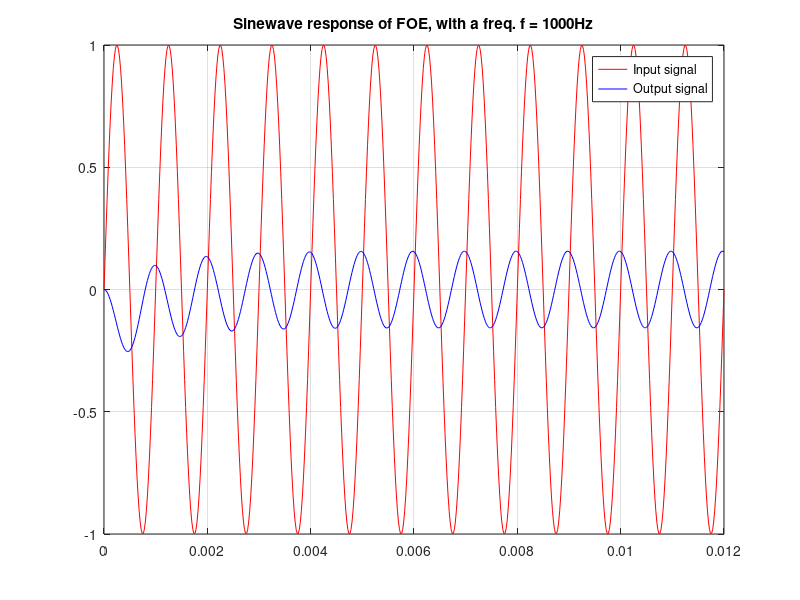

The MATLAB script that drew this image: (Note: this script raises an error after producing the figure.)
%% Generating the plot of a response to a sine signal of a tf

close all; clear all; clc;
% the circuit parameters
R1 = 1e3;
R2 = R1;
C1 = 1e-6;

f = 1e3; % the freq. in Hz of the input sinewave
T = 1/f; % the period of th einput sinewave
w = 2*pi*f; % the freq 

t = 0:T/50:12*T; % simulation time basis (depends on T!!!)

H = tf(-R2/R1, [R2*C1 1]); % creating the tf
u = sin(w*t); % the input signal

lsim(H,u,t) % linear simulation of the response

%% Ploting it more beautifully
y = lsim(H,u,t); % storeing (not just ploting) the output signal from the simulation

plot(t,u,'r',t,y,'b');
legend('Input signal', 'Output signal');
title(['Sinewave response of FOE, with a freq. f = ', num2str(f), 'Hz']);
grid;
shg


%% we will be focusing on the amplitude difference on the following laboratos

% write a function ap1 that has a tf as a parameter and the freq. of an input signal as
% parameter that displays the graph already plotted.

%0.707 if -> the signal is passed/attenuated
ap1(H,300);